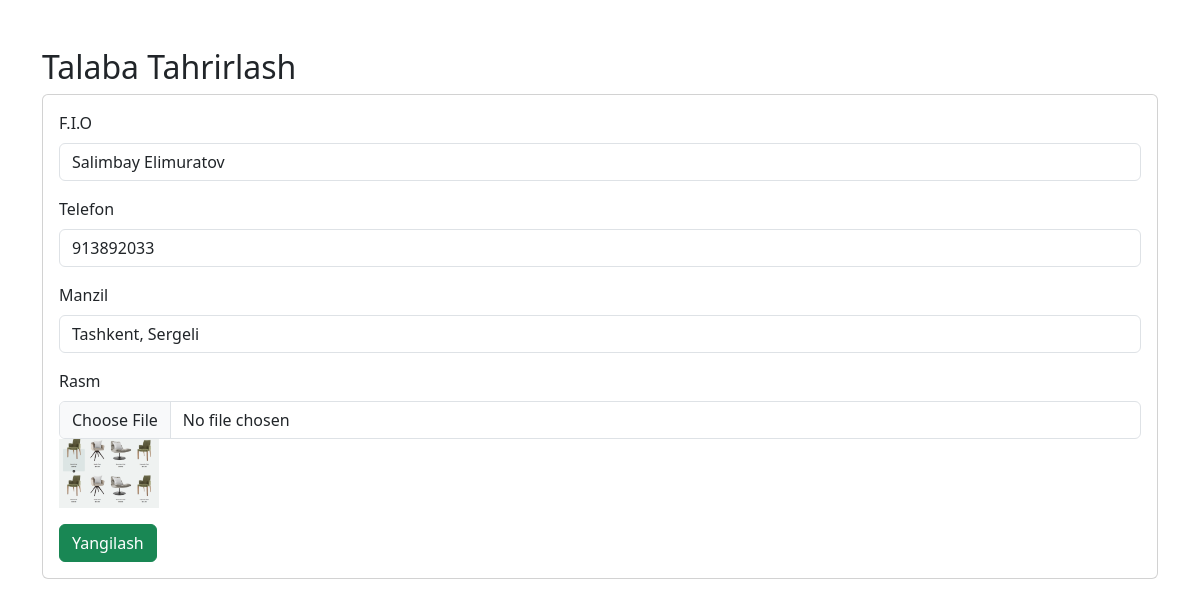
/oop_crud/edit.php?id=2, run on the app's committed database.
### tables this page shows
CREATE TABLE `students` (
  `id` int(11) NOT NULL,
  `fio` varchar(255) NOT NULL,
  `tel` varchar(20) NOT NULL,
  `manzil` varchar(255) NOT NULL,
  `img` varchar(255) NOT NULL,
  `created_at` timestamp NOT NULL DEFAULT current_timestamp()
);

### oop_crud/db.php (called while the page is built, shortened)
<?php
class Database {
    private $host = "localhost";
    private $username = "root";
    private $password = "";
    private $dbname = "talaba_crud";
    public function __construct() {
        try {
            $this->conn = new PDO("mysql:host=$this->host;dbname=$this->dbname", $this->username, $this->password);
        } catch (PDOException $e) {
            echo "Connection failed: " . $e->getMessage();
        }
    }
}
?>

### oop_crud/student.php (called while the page is built, shortened)
<?php
include 'db.php';
class Student {
    private $conn;
    public function __construct() {
        $database = new Database();
        $this->conn = $database->conn;
    }
    public function getStudentById($id) {
        $sql = "SELECT * FROM students WHERE id = :id";
        $stmt = $this->conn->prepare($sql);
        $stmt->bindParam(':id', $id);
        $stmt->execute();
        return $stmt->fetch(PDO::FETCH_ASSOC);
    }
}
?>

### oop_crud/edit.php (the view, shortened to what this page needs)
<?php
include 'Student.php';
$student = new Student();
if (isset($_GET['id'])) {
    $id = $_GET['id'];
    $studentData = $student->getStudentById($id);
}
?>
<!DOCTYPE html>
<html lang="en">
<head>
    <link href="https://cdn.jsdelivr.net/npm/bootstrap@5.3.0-alpha1/dist/css/bootstrap.min.css" rel="stylesheet">
</head>
<body>
<div class="container mt-5">
    <h2>Talaba Tahrirlash</h2>
    <div class="card">
        <div class="card-body">
            <form action="edit.php?id=<?= $studentData['id']; ?>" method="POST" enctype="multipart/form-data">
                <div class="mb-3">
                    <label for="fio" class="form-label">F.I.O</label>
                    <input type="text" class="form-control" name="fio" value="<?= $studentData['fio']; ?>" required>
                </div>
                <div class="mb-3">
                    <label for="tel" class="form-label">Telefon</label>
                    <input type="text" class="form-control" name="tel" value="<?= $studentData['tel']; ?>" required>
                </div>
                <div class="mb-3">
                    <label for="manzil" class="form-label">Manzil</label>
                    <input type="text" class="form-control" name="manzil" value="<?= $studentData['manzil']; ?>" required>
                </div>
                <div class="mb-3">
                    <label for="img" class="form-label">Rasm</label>
                    <input type="file" class="form-control" name="img">
                    <img src="uploads/<?= $studentData['img']; ?>" alt="" width="100">
                </div>
                <button type="submit" class="btn btn-success" name="update">Yangilash</button>
            </form>
        </div>
    </div>
</div>
</body>
</html>

### data on the page
students: fio "Salimbay Elimuratov", tel "913892033", manzil "Tashkent, Sergeli", img (picture)
